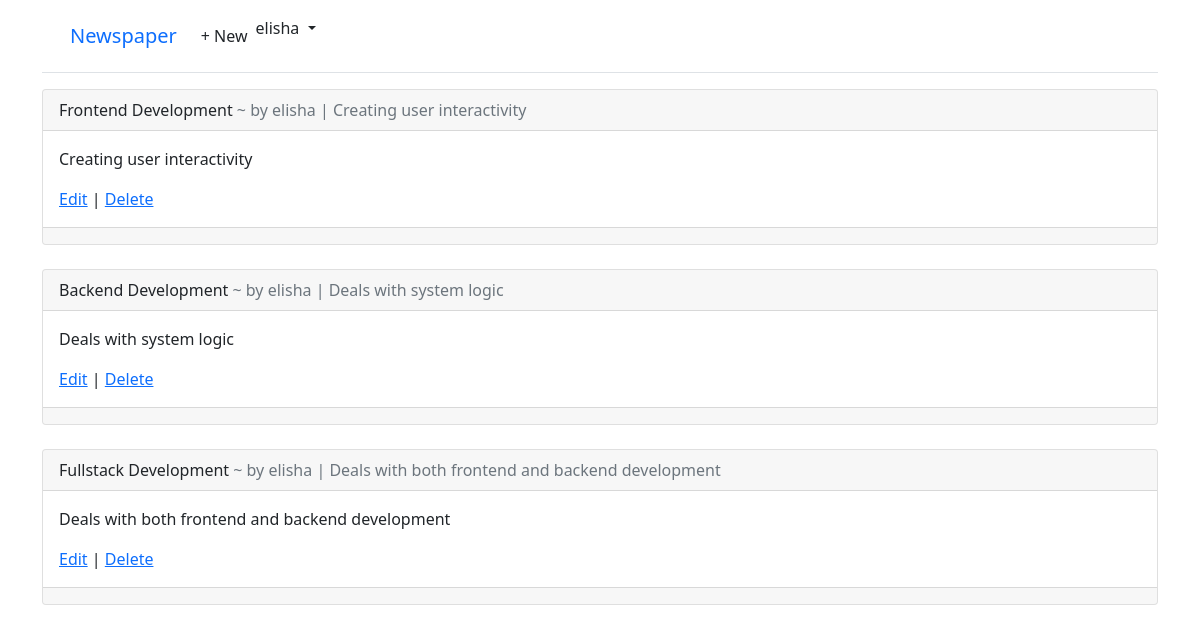
The page /articles/ (signed in) on the database as committed earlier.
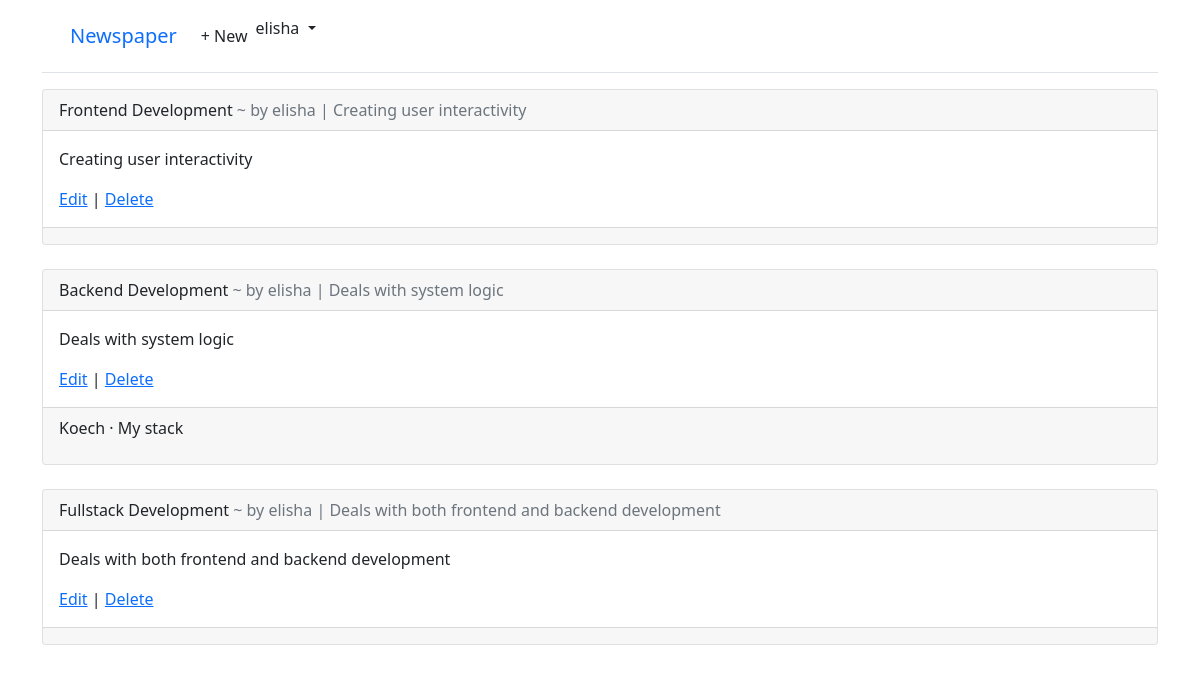
The same page on the database as committed later.
### articles/models.py (models this page shows, shortened)
class Article(models.Model):
    title = models.CharField(max_length=255)
    body = models.TextField()
    date = models.DateTimeField(auto_now_add=True)
    author = models.ForeignKey(
        settings.AUTH_USER_MODEL,
        on_delete=models.CASCADE,
    )

class Comment(models.Model):
    article = models.ForeignKey(Article, on_delete=models.CASCADE)
    comment = models.CharField(max_length=140)
    author = models.ForeignKey(
        settings.AUTH_USER_MODEL,
        on_delete = models.CASCADE,
    )
    def __str__(self):
        return self.comment

### accounts/models.py (models this page shows)
class CustomUser(AbstractUser):
    age = models.PositiveIntegerField(null=True, blank=True)

### articles/views.py (the view)
# urls.py: path("", ArticleListView.as_view(), name="article_list"),
class ArticleListView(LoginRequiredMixin, ListView):
    model = Article
    template_name = "article_list.html"

### templates/article_list.html (shortened to what this page needs)
{% extends "base.html" %}
{% block content %}
{% for article in article_list %}
    <div class="card">
        <div class="card-header">
            <span class="font-weight-bold">{{ article.title }}</span>
            <span class="text-muted"> ~ by {{ article.author }} | {{ article.body }}</span>
        </div>
        <div class="card-body">
            <p>{{ article.body }}</p>
            <a href="{% url 'article_edit' article.pk %}">Edit</a> |
            <a href="{% url 'article_delete' article.pk %}">Delete</a>
        </div>
        <div class="card-footer">
            {% for comment in article.comment_set.all %}
                <p>
                    <span class="font-weight-bold">
                        {{ comment.author }} &middot;
                    </span>
                    {{ comment }}
                </p>
            {% endfor %}
        </div>
    </div>
    <br>
{% endfor %}
{% endblock content %}

Rows that differ between the two databases and show on the page:
added Comment: author "Koech", comment "My stack", shown under Article "Backend Development"
